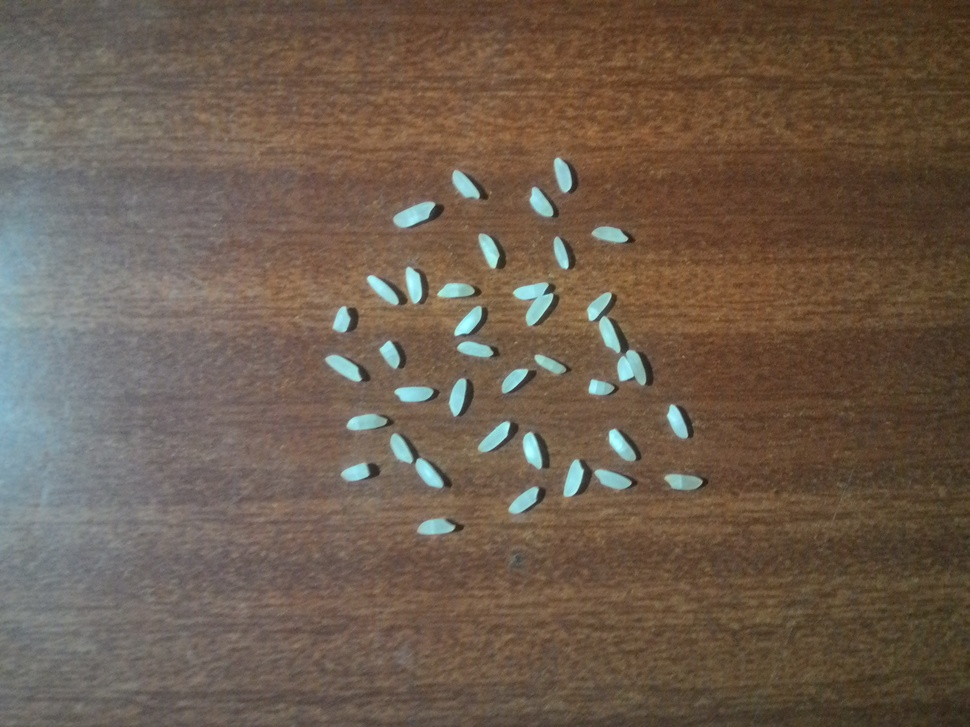
%> input picture rice_chuta.jpg, 970 x 727 px, shrunk from 4096 x 3072 before the run
$ octave feature_matching.m   (GNU Octave 9; MATLAB toolbox functions it lacks are replaced by stand-ins)
%> lines starting %> are read from the running program, lines starting %| are printed output that depends on the picture; in (x1, y1, x2, y2) boxes, pixels count from 0 and x2, y2 are one past the last pixel; in counts of white or black regions, pixels touching at a corner belong together; the program's own positions count from 1
RGB1 = imread('rice_chuta.jpg');
%> RGB1 is the input picture: size 727x970x3 uint8; mean R, G, B 109.5, 92.4, 77.4
I1 = rgb2gray(RGB1)
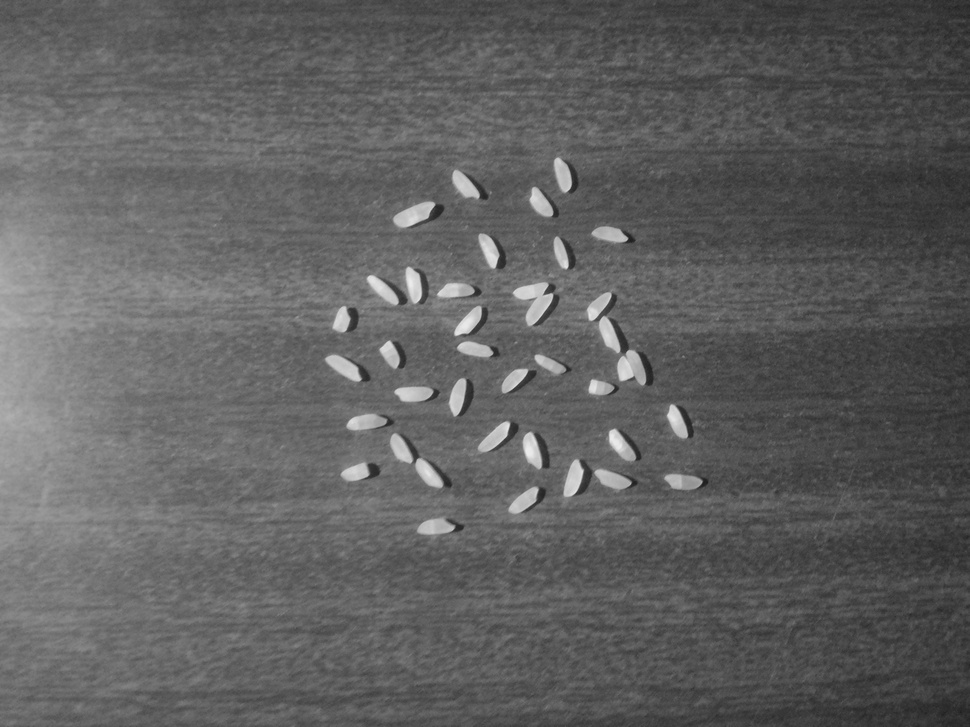
%> I1: size 727x970 uint8; min 29, max 236, mean 95.8

BW1 = im2bw(I1, 0.4)
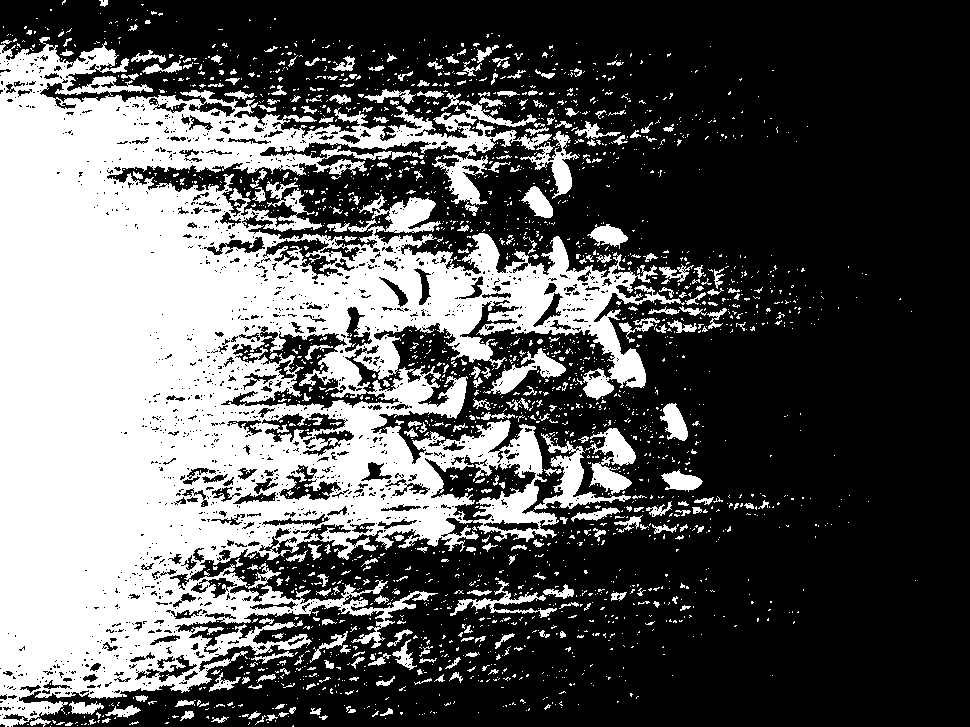
%> BW1: size 727x970 logical; 35.4% white; 2261 white regions (1968 under 20 px), largest, box (x1, y1, x2, y2) and area: (0, 37, 685, 727) 216861, (534, 433, 631, 510) 1766, (585, 428, 636, 495) 1619
B1 = medfilt2(BW1)
%> B1: size 727x970 logical; 35% white; 922 white regions (668 under 20 px), largest, box (x1, y1, x2, y2) and area: (0, 40, 681, 727) 216827, (535, 434, 631, 509) 1791, (590, 428, 636, 494) 1615
BW21 = edge(B1, 'canny');
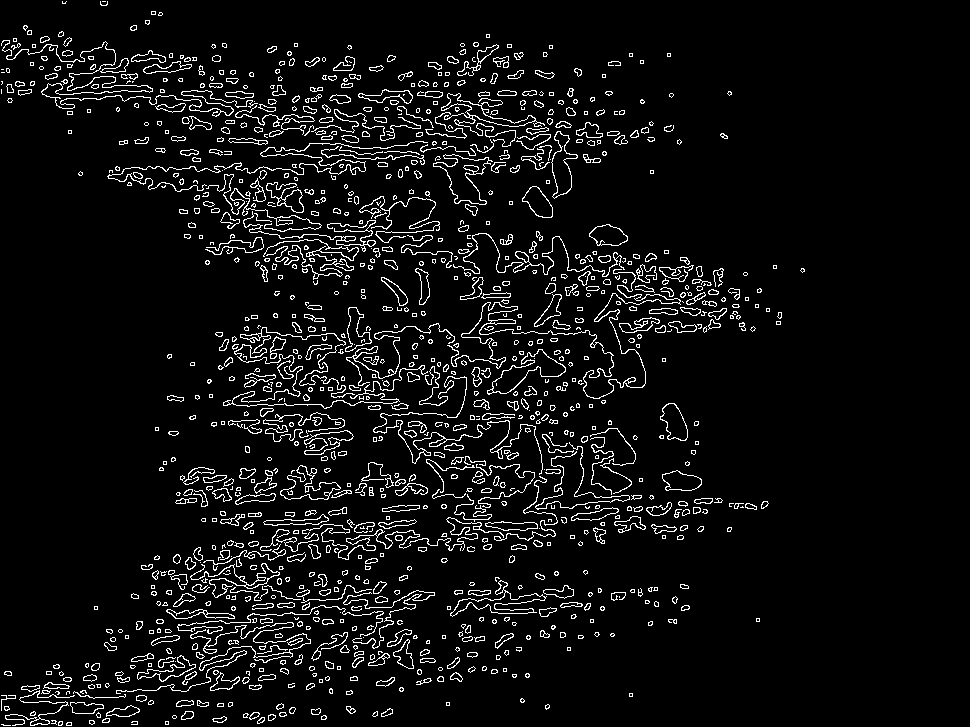
%> BW21: size 727x970 logical; 6.1% white in thin lines or dots, all inside (x1, y1, x2, y2) = (1, 1, 805, 726)
figure, imshow(BW21)


RGB = imread('rice_adulterated.jpg');
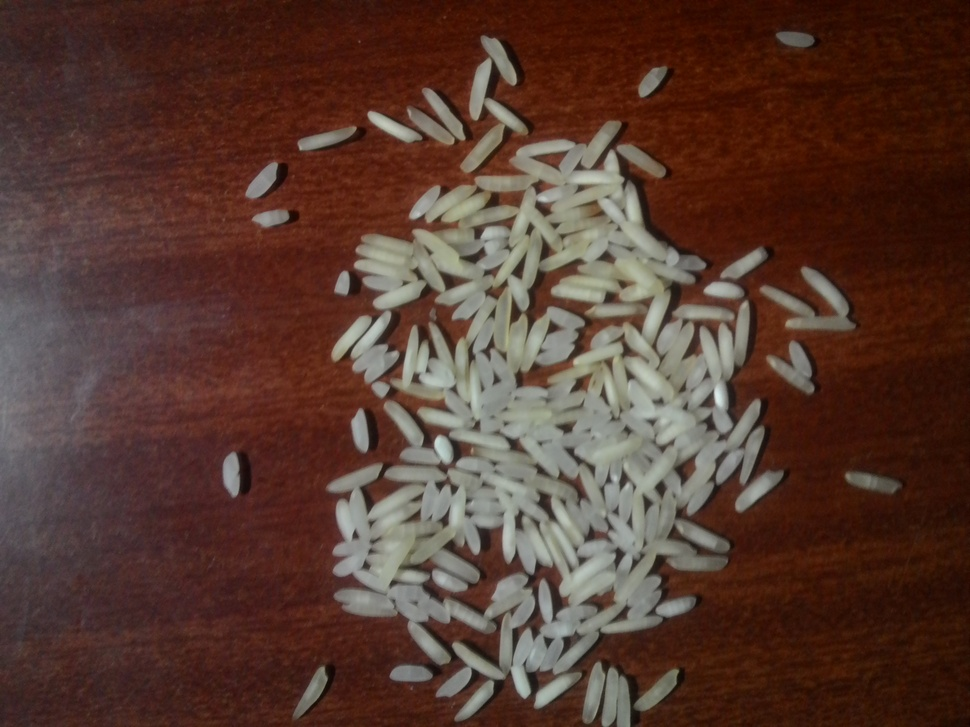
%> input picture rice_adulterated.jpg, 970 x 727 px, shrunk from 4096 x 3072 before the run
%> RGB is the input picture: size 727x970x3 uint8; mean R, G, B 86.6, 58.5, 48.6
I = rgb2gray(RGB)
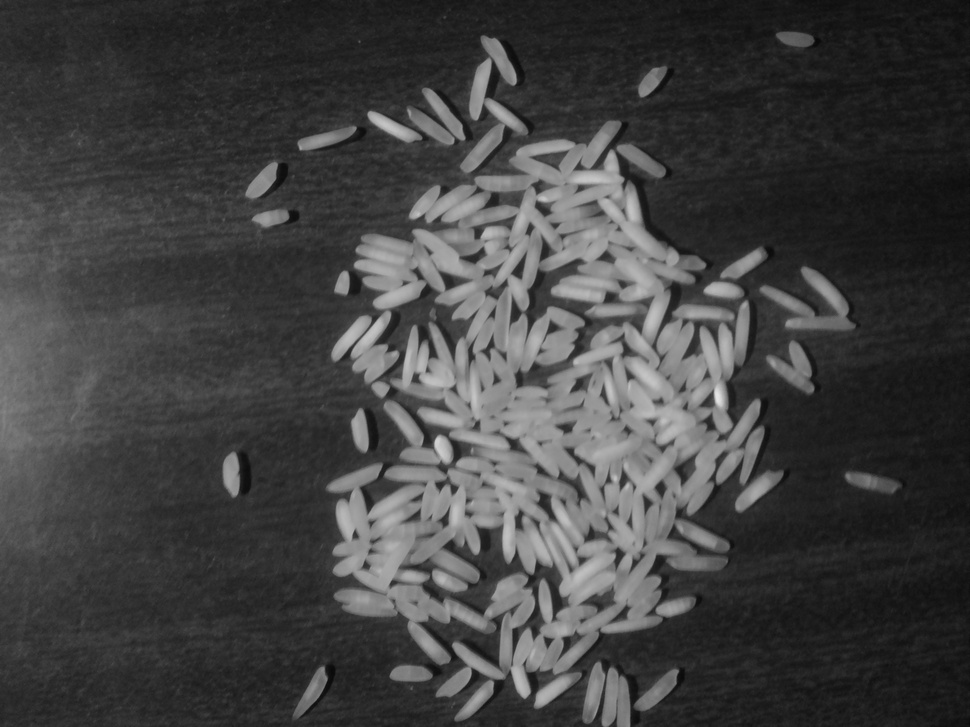
%> I: size 727x970 uint8; min 8, max 228, mean 65.8
BW = im2bw(I, 0.4)
%> BW: size 727x970 logical; 21% white; 110 white regions (64 under 20 px), largest, box (x1, y1, x2, y2) and area: (327, 121, 764, 699) 119417, (0, 298, 45, 466) 4483, (460, 58, 525, 173) 2148
B = medfilt2(BW)
%> B: size 727x970 logical; 21% white; 66 white regions (21 under 20 px), largest, box (x1, y1, x2, y2) and area: (327, 121, 764, 699) 119978, (0, 299, 45, 465) 4526, (460, 58, 525, 173) 2150
BW2 = edge(B,'canny');
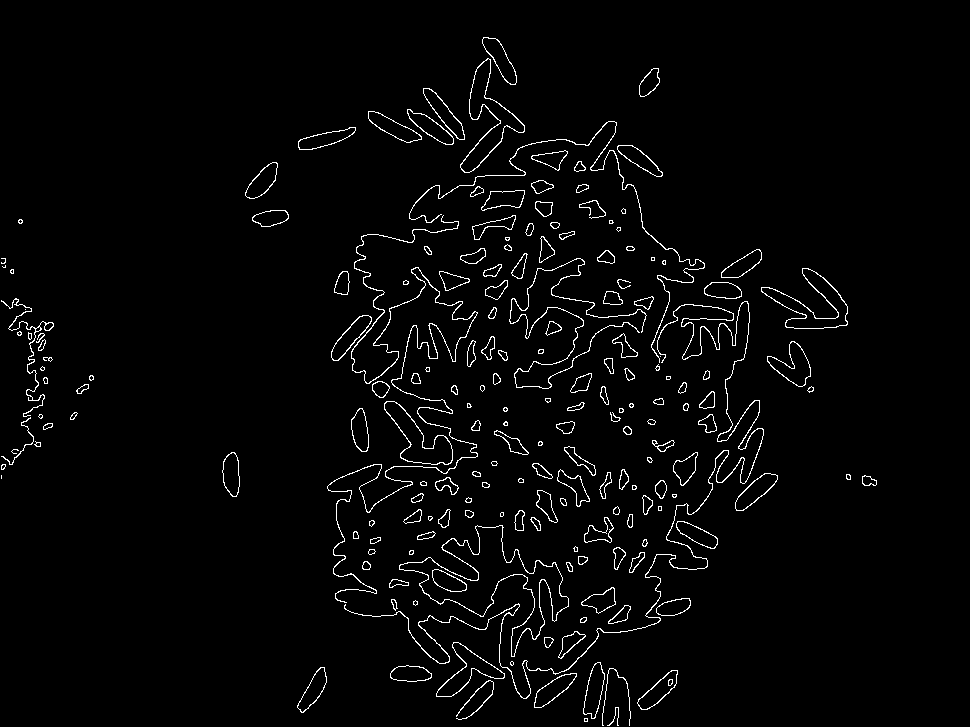
%> BW2: size 727x970 logical; 2.6% white in thin lines or dots, all inside (x1, y1, x2, y2) = (1, 37, 877, 726)
figure, imshow(BW2)

%> (the run ends here)
